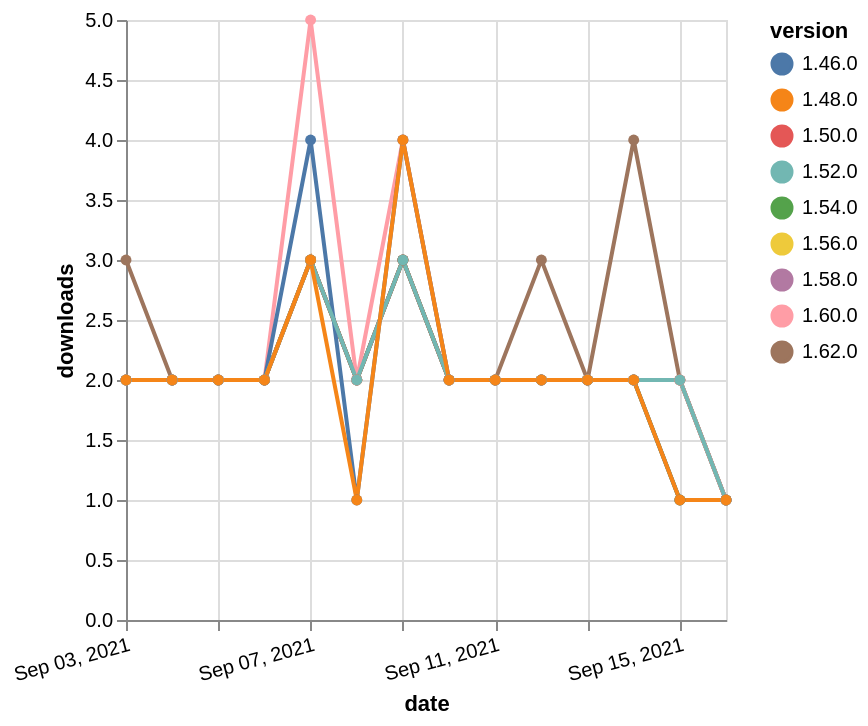

Express this chart as Vega-Lite.
### Vega-Lite specification from a JSON file in a GitHub repository (floating-point values rounded to 4 significant figures)
{"$schema": "https://vega.github.io/schema/vega-lite/v5.json", "description": "A simple bar chart with embedded data.", "data": {"values": [{"date": "2021-09-03", "total": 1452, "delta": 2, "version": "1.56.0"}, {"date": "2021-09-04", "total": 1454, "delta": 2, "version": "1.56.0"}, {"date": "2021-09-05", "total": 1456, "delta": 2, "version": "1.56.0"}, {"date": "2021-09-06", "total": 1458, "delta": 2, "version": "1.56.0"}, {"date": "2021-09-07", "total": 1461, "delta": 3, "version": "1.56.0"}, {"date": "2021-09-08", "total": 1463, "delta": 2, "version": "1.56.0"}, {"date": "2021-09-09", "total": 1466, "delta": 3, "version": "1.56.0"}, {"date": "2021-09-10", "total": 1468, "delta": 2, "version": "1.56.0"}, {"date": "2021-09-11", "total": 1470, "delta": 2, "version": "1.56.0"}, {"date": "2021-09-12", "total": 1472, "delta": 2, "version": "1.56.0"}, {"date": "2021-09-13", "total": 1474, "delta": 2, "version": "1.56.0"}, {"date": "2021-09-14", "total": 1476, "delta": 2, "version": "1.56.0"}, {"date": "2021-09-15", "total": 1478, "delta": 2, "version": "1.56.0"}, {"date": "2021-09-16", "total": 1479, "delta": 1, "version": "1.56.0"}, {"date": "2021-09-03", "total": 1616, "delta": 2, "version": "1.54.0"}, {"date": "2021-09-04", "total": 1618, "delta": 2, "version": "1.54.0"}, {"date": "2021-09-05", "total": 1620, "delta": 2, "version": "1.54.0"}, {"date": "2021-09-06", "total": 1622, "delta": 2, "version": "1.54.0"}, {"date": "2021-09-07", "total": 1625, "delta": 3, "version": "1.54.0"}, {"date": "2021-09-08", "total": 1627, "delta": 2, "version": "1.54.0"}, {"date": "2021-09-09", "total": 1630, "delta": 3, "version": "1.54.0"}, {"date": "2021-09-10", "total": 1632, "delta": 2, "version": "1.54.0"}, {"date": "2021-09-11", "total": 1634, "delta": 2, "version": "1.54.0"}, {"date": "2021-09-12", "total": 1636, "delta": 2, "version": "1.54.0"}, {"date": "2021-09-13", "total": 1638, "delta": 2, "version": "1.54.0"}, {"date": "2021-09-14", "total": 1640, "delta": 2, "version": "1.54.0"}, {"date": "2021-09-15", "total": 1641, "delta": 1, "version": "1.54.0"}, {"date": "2021-09-16", "total": 1642, "delta": 1, "version": "1.54.0"}, {"date": "2021-09-03", "total": 991, "delta": 2, "version": "1.58.0"}, {"date": "2021-09-04", "total": 993, "delta": 2, "version": "1.58.0"}, {"date": "2021-09-05", "total": 995, "delta": 2, "version": "1.58.0"}, {"date": "2021-09-06", "total": 997, "delta": 2, "version": "1.58.0"}, {"date": "2021-09-07", "total": 1000, "delta": 3, "version": "1.58.0"}, {"date": "2021-09-08", "total": 1002, "delta": 2, "version": "1.58.0"}, {"date": "2021-09-09", "total": 1005, "delta": 3, "version": "1.58.0"}, {"date": "2021-09-10", "total": 1007, "delta": 2, "version": "1.58.0"}, {"date": "2021-09-11", "total": 1009, "delta": 2, "version": "1.58.0"}, {"date": "2021-09-12", "total": 1011, "delta": 2, "version": "1.58.0"}, {"date": "2021-09-13", "total": 1013, "delta": 2, "version": "1.58.0"}, {"date": "2021-09-14", "total": 1015, "delta": 2, "version": "1.58.0"}, {"date": "2021-09-15", "total": 1017, "delta": 2, "version": "1.58.0"}, {"date": "2021-09-16", "total": 1018, "delta": 1, "version": "1.58.0"}, {"date": "2021-09-03", "total": 2263, "delta": 2, "version": "1.50.0"}, {"date": "2021-09-04", "total": 2265, "delta": 2, "version": "1.50.0"}, {"date": "2021-09-05", "total": 2267, "delta": 2, "version": "1.50.0"}, {"date": "2021-09-06", "total": 2269, "delta": 2, "version": "1.50.0"}, {"date": "2021-09-07", "total": 2272, "delta": 3, "version": "1.50.0"}, {"date": "2021-09-08", "total": 2274, "delta": 2, "version": "1.50.0"}, {"date": "2021-09-09", "total": 2277, "delta": 3, "version": "1.50.0"}, {"date": "2021-09-10", "total": 2279, "delta": 2, "version": "1.50.0"}, {"date": "2021-09-11", "total": 2281, "delta": 2, "version": "1.50.0"}, {"date": "2021-09-12", "total": 2283, "delta": 2, "version": "1.50.0"}, {"date": "2021-09-13", "total": 2285, "delta": 2, "version": "1.50.0"}, {"date": "2021-09-14", "total": 2287, "delta": 2, "version": "1.50.0"}, {"date": "2021-09-15", "total": 2289, "delta": 2, "version": "1.50.0"}, {"date": "2021-09-16", "total": 2290, "delta": 1, "version": "1.50.0"}, {"date": "2021-09-03", "total": 219, "delta": 3, "version": "1.62.0"}, {"date": "2021-09-04", "total": 221, "delta": 2, "version": "1.62.0"}, {"date": "2021-09-05", "total": 223, "delta": 2, "version": "1.62.0"}, {"date": "2021-09-06", "total": 225, "delta": 2, "version": "1.62.0"}, {"date": "2021-09-07", "total": 228, "delta": 3, "version": "1.62.0"}, {"date": "2021-09-08", "total": 230, "delta": 2, "version": "1.62.0"}, {"date": "2021-09-09", "total": 233, "delta": 3, "version": "1.62.0"}, {"date": "2021-09-10", "total": 235, "delta": 2, "version": "1.62.0"}, {"date": "2021-09-11", "total": 237, "delta": 2, "version": "1.62.0"}, {"date": "2021-09-12", "total": 240, "delta": 3, "version": "1.62.0"}, {"date": "2021-09-13", "total": 242, "delta": 2, "version": "1.62.0"}, {"date": "2021-09-14", "total": 246, "delta": 4, "version": "1.62.0"}, {"date": "2021-09-15", "total": 248, "delta": 2, "version": "1.62.0"}, {"date": "2021-09-16", "total": 249, "delta": 1, "version": "1.62.0"}, {"date": "2021-09-03", "total": 740, "delta": 2, "version": "1.60.0"}, {"date": "2021-09-04", "total": 742, "delta": 2, "version": "1.60.0"}, {"date": "2021-09-05", "total": 744, "delta": 2, "version": "1.60.0"}, {"date": "2021-09-06", "total": 746, "delta": 2, "version": "1.60.0"}, {"date": "2021-09-07", "total": 751, "delta": 5, "version": "1.60.0"}, {"date": "2021-09-08", "total": 753, "delta": 2, "version": "1.60.0"}, {"date": "2021-09-09", "total": 757, "delta": 4, "version": "1.60.0"}, {"date": "2021-09-10", "total": 759, "delta": 2, "version": "1.60.0"}, {"date": "2021-09-11", "total": 761, "delta": 2, "version": "1.60.0"}, {"date": "2021-09-12", "total": 763, "delta": 2, "version": "1.60.0"}, {"date": "2021-09-13", "total": 765, "delta": 2, "version": "1.60.0"}, {"date": "2021-09-14", "total": 767, "delta": 2, "version": "1.60.0"}, {"date": "2021-09-15", "total": 769, "delta": 2, "version": "1.60.0"}, {"date": "2021-09-16", "total": 770, "delta": 1, "version": "1.60.0"}, {"date": "2021-09-03", "total": 2970, "delta": 2, "version": "1.46.0"}, {"date": "2021-09-04", "total": 2972, "delta": 2, "version": "1.46.0"}, {"date": "2021-09-05", "total": 2974, "delta": 2, "version": "1.46.0"}, {"date": "2021-09-06", "total": 2976, "delta": 2, "version": "1.46.0"}, {"date": "2021-09-07", "total": 2980, "delta": 4, "version": "1.46.0"}, {"date": "2021-09-08", "total": 2981, "delta": 1, "version": "1.46.0"}, {"date": "2021-09-09", "total": 2985, "delta": 4, "version": "1.46.0"}, {"date": "2021-09-10", "total": 2987, "delta": 2, "version": "1.46.0"}, {"date": "2021-09-11", "total": 2989, "delta": 2, "version": "1.46.0"}, {"date": "2021-09-12", "total": 2991, "delta": 2, "version": "1.46.0"}, {"date": "2021-09-13", "total": 2993, "delta": 2, "version": "1.46.0"}, {"date": "2021-09-14", "total": 2995, "delta": 2, "version": "1.46.0"}, {"date": "2021-09-15", "total": 2996, "delta": 1, "version": "1.46.0"}, {"date": "2021-09-16", "total": 2997, "delta": 1, "version": "1.46.0"}, {"date": "2021-09-03", "total": 2011, "delta": 2, "version": "1.52.0"}, {"date": "2021-09-04", "total": 2013, "delta": 2, "version": "1.52.0"}, {"date": "2021-09-05", "total": 2015, "delta": 2, "version": "1.52.0"}, {"date": "2021-09-06", "total": 2017, "delta": 2, "version": "1.52.0"}, {"date": "2021-09-07", "total": 2020, "delta": 3, "version": "1.52.0"}, {"date": "2021-09-08", "total": 2022, "delta": 2, "version": "1.52.0"}, {"date": "2021-09-09", "total": 2025, "delta": 3, "version": "1.52.0"}, {"date": "2021-09-10", "total": 2027, "delta": 2, "version": "1.52.0"}, {"date": "2021-09-11", "total": 2029, "delta": 2, "version": "1.52.0"}, {"date": "2021-09-12", "total": 2031, "delta": 2, "version": "1.52.0"}, {"date": "2021-09-13", "total": 2033, "delta": 2, "version": "1.52.0"}, {"date": "2021-09-14", "total": 2035, "delta": 2, "version": "1.52.0"}, {"date": "2021-09-15", "total": 2037, "delta": 2, "version": "1.52.0"}, {"date": "2021-09-16", "total": 2038, "delta": 1, "version": "1.52.0"}, {"date": "2021-09-03", "total": 2516, "delta": 2, "version": "1.48.0"}, {"date": "2021-09-04", "total": 2518, "delta": 2, "version": "1.48.0"}, {"date": "2021-09-05", "total": 2520, "delta": 2, "version": "1.48.0"}, {"date": "2021-09-06", "total": 2522, "delta": 2, "version": "1.48.0"}, {"date": "2021-09-07", "total": 2525, "delta": 3, "version": "1.48.0"}, {"date": "2021-09-08", "total": 2526, "delta": 1, "version": "1.48.0"}, {"date": "2021-09-09", "total": 2530, "delta": 4, "version": "1.48.0"}, {"date": "2021-09-10", "total": 2532, "delta": 2, "version": "1.48.0"}, {"date": "2021-09-11", "total": 2534, "delta": 2, "version": "1.48.0"}, {"date": "2021-09-12", "total": 2536, "delta": 2, "version": "1.48.0"}, {"date": "2021-09-13", "total": 2538, "delta": 2, "version": "1.48.0"}, {"date": "2021-09-14", "total": 2540, "delta": 2, "version": "1.48.0"}, {"date": "2021-09-15", "total": 2541, "delta": 1, "version": "1.48.0"}, {"date": "2021-09-16", "total": 2542, "delta": 1, "version": "1.48.0"}]}, "width": "container", "mark": {"type": "line", "point": {"filled": true}}, "encoding": {"x": {"field": "date", "type": "temporal", "timeUnit": "yearmonthdate", "title": "date", "axis": {"labelAngle": -15}}, "y": {"field": "delta", "type": "quantitative", "title": "downloads"}, "color": {"field": "version", "type": "nominal"}, "tooltip": {"field": "delta"}}}
